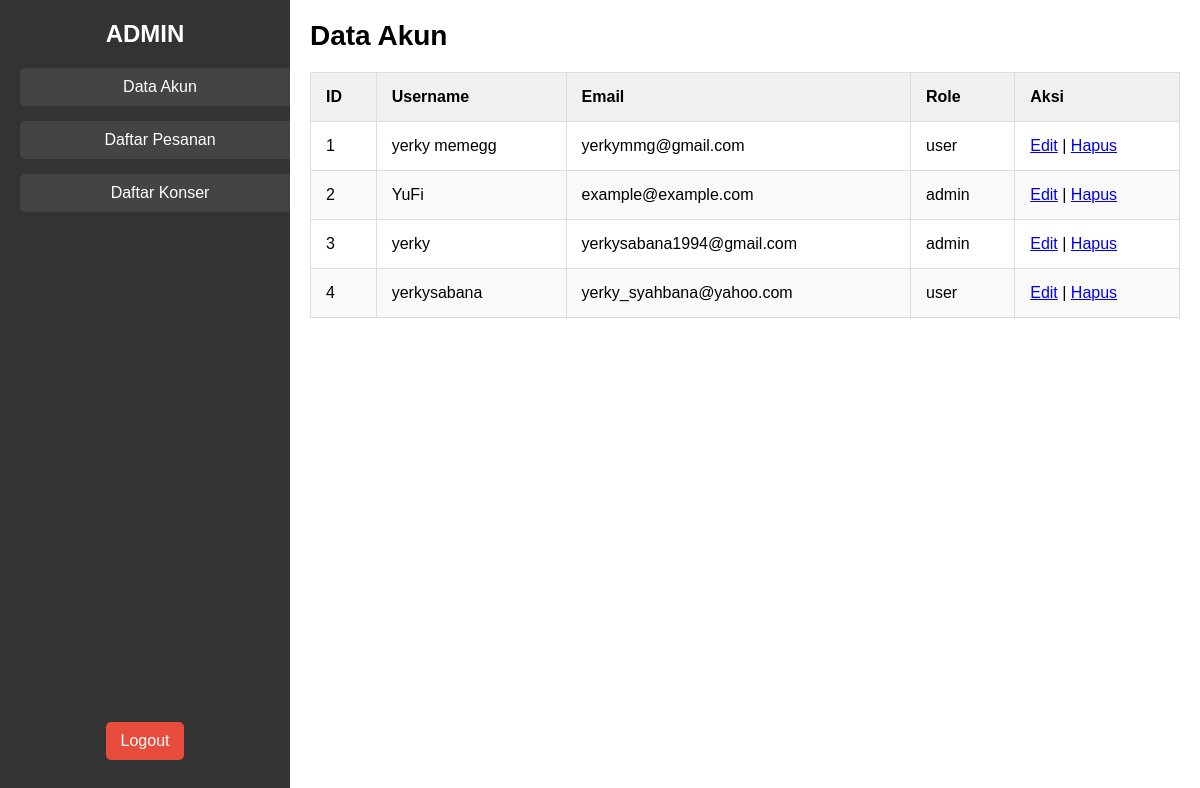
Before: /DataPelanggan.php with the older database file.
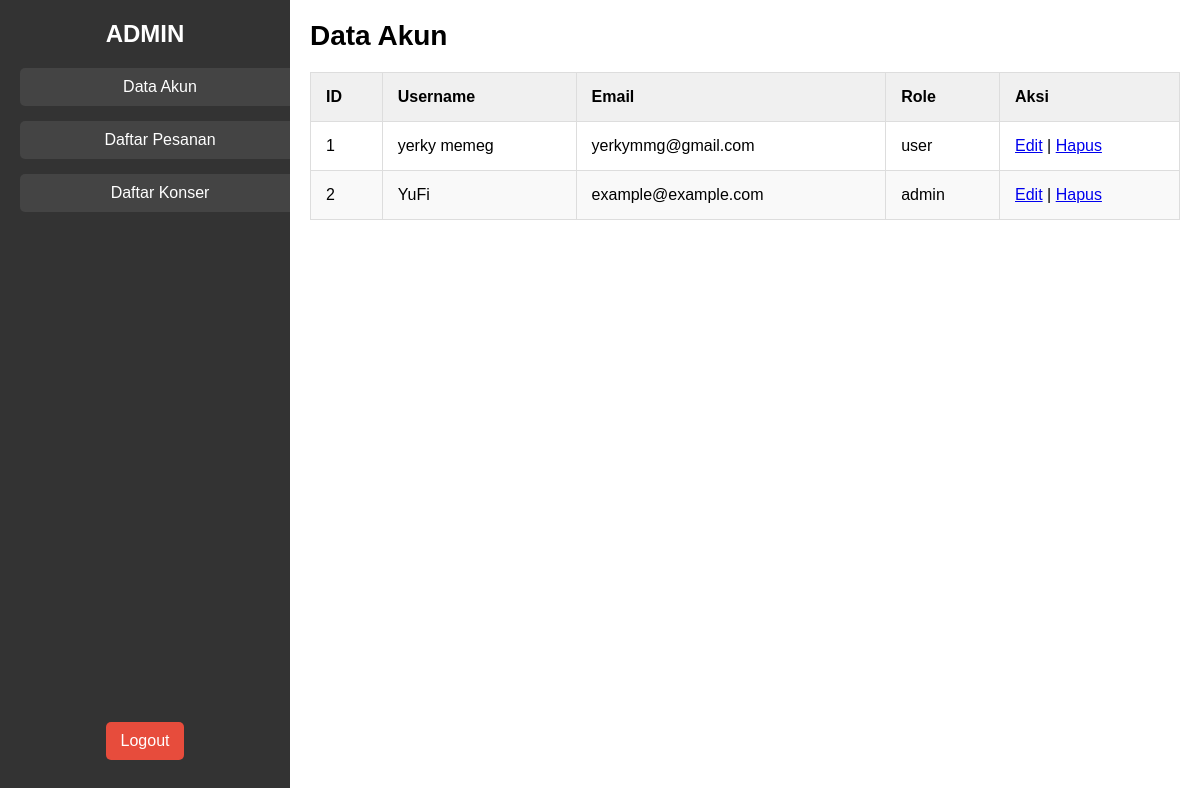
After: the same page with the newer database file.
### tables this page shows
CREATE TABLE `akun` (
  `id` int(11) NOT NULL,
  `username` varchar(50) NOT NULL,
  `email` varchar(100) NOT NULL,
  `password` varchar(255) NOT NULL,
  `role` enum('admin','user','manager') NOT NULL DEFAULT 'user',
  `avatar` varchar(255) DEFAULT NULL,
  `created_at` timestamp NOT NULL DEFAULT current_timestamp()
);

### DataPelanggan.php (the view, shortened to what this page needs)
<?php
include('connection.php');
?>
<!DOCTYPE html>
<html lang="en">
<head>
    <link rel="stylesheet" href="DataPelanggan.css">
</head>
<body>
<div class="container">
    <div class="sidebar">
        <h2>ADMIN</h2>
        <ul>
            <li><a href="DataPelanggan.php" class="active">Data Akun</a></li>
            <li><a href="DaftarPesanan.php">Daftar Pesanan</a></li>
            <li><a href="DaftarKonser.php">Daftar Konser</a></li>
        </ul>
        <a href="DataPelanggan.php?logout=true" class="logout-btn">Logout</a>
    </div>
    <div class="main-content">
        <h1>Data Akun</h1>
        <table>
            <thead>
                <tr>
                    <th>ID</th>
                    <th>Username</th>
                    <th>Email</th>
                    <th>Role</th>
                    <th>Aksi</th>
                </tr>
            </thead>
            <tbody>
                <?php
                $result = $conn->query("SELECT * FROM akun");
                while ($row = $result->fetch_assoc()) {
                    echo "
                        <tr>
                            <td>{$row['id']}</td>
                            <td>{$row['username']}</td>
                            <td>{$row['email']}</td>
                            <td>{$row['role']}</td>
                            <td>
                                <a href='DataPelanggan.php?edit={$row['id']}'>Edit</a> |
                                <a href='DataPelanggan.php?delete={$row['id']}' onclick='return confirm(\"Yakin ingin menghapus akun ini?\");'>Hapus</a>
                            </td>
                        </tr>
                    ";
                }
                ?>
            </tbody>
        </table>
    </div>
</div>
</body>
</html>

### DataPelanggan.css (style rules this page uses)
body, h1, h2, ul, li, table, th, td { margin: 0; padding: 0; box-sizing: border-box; }
body { font-family: Arial, sans-serif; display: flex; height: 100vh; background-color: #f5f5f5; }
.container { display: flex; width: 100%; }
.sidebar { width: 250px; background-color: #333; color: white; padding: 20px; display: flex; flex-direction: column; align-items: center; }
.sidebar h2 { font-size: 24px; margin-bottom: 20px; }
.sidebar ul { list-style-type: none; width: 100%; }
.sidebar ul li { width: 100%; margin-bottom: 15px; }
.sidebar ul li a { text-decoration: none; color: white; padding: 10px 15px; display: block; width: 100%; background-color: #444; border-radius: 5px; text-align: center; }
.main-content { flex-grow: 1; padding: 20px; background-color: white; }
.main-content h1 { font-size: 28px; margin-bottom: 20px; }
table { width: 100%; border-collapse: collapse; }
thead { background-color: #f0f0f0; }
th, td { padding: 15px; text-align: left; border: 1px solid #ddd; }
tbody tr:nth-child(even) { background-color: #f9f9f9; }
.logout-btn { display: block; text-decoration: none; background-color: #e74c3c; color: white; padding: 10px 15px; text-align: center; border-radius: 5px; margin-top: auto; margin-bottom: 20px; }

Changed rows visible on the page:
removed akun: id "3", username "yerky", email "yerkysabana1994@gmail.com", role "admin"
removed akun: id "4", username "yerkysabana", email "yerky_syahbana@yahoo.com", role "user"
changed akun "yerkymmg@gmail.com": username "yerky memegg" → "yerky memeg"
